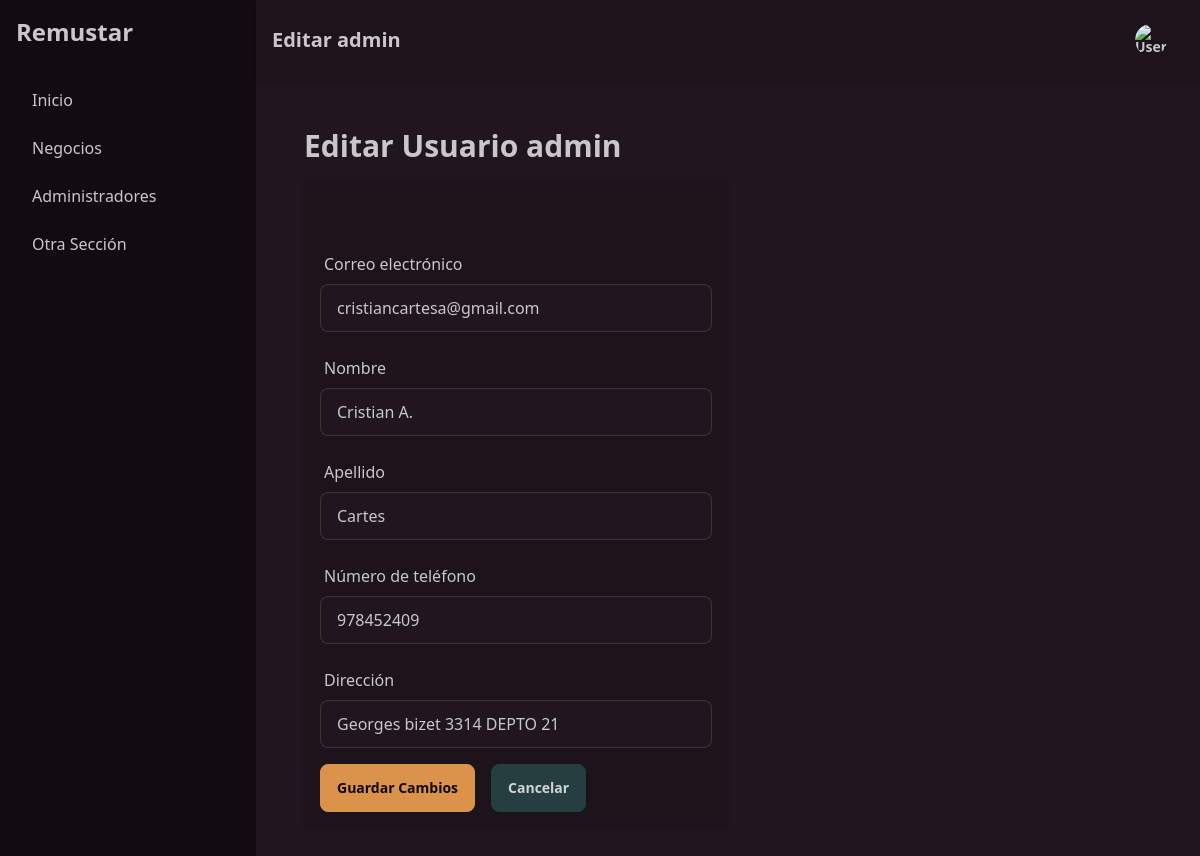
Screenshot of /users/1/edit/ with the database file from the repository.
### gestion_remustar/models.py (models this page shows, shortened)
class CustomUser(AbstractUser):
    id_business = models.ForeignKey('Business', on_delete=models.SET_NULL, null=True, blank=True, db_column='business_id')
    bio = models.TextField(max_length=500, blank=True)
    phone_number = models.CharField(max_length=20, blank=True)
    address = models.CharField(max_length=100, blank=True)
    comune = models.CharField(max_length=100, blank=True)
    corporative_email = models.EmailField(blank=True)
    birth_date = models.DateField(null=True, blank=True)
    nacionality = models.CharField(max_length=100, blank=True)
    marital_status = models.CharField(max_length=100, blank=True)
    gender = models.IntegerField(choices=((0, 'Masculino'), (1, 'Femenino'), (2, 'Otro')), default=0)

### gestion_remustar/views/user_views.py (the view)
# urls.py: path('users/<int:user_id>/edit/', user_views.user_edit, name='user_edit'),
def user_edit(request, user_id):
    User = get_user_model()  # Obtiene el modelo de usuario
    user = get_object_or_404(User, id=user_id)
    if request.method == 'POST':
        form = CustomUserEditForm(request.POST, instance=user)  # Cargar datos del formulario
        if form.is_valid():
            form.save()  # Guarda todos los campos del formulario
            messages.success(request, 'La información del usuario ha sido actualizada correctamente.')
            return redirect('user_detail', user_id=user.id)
    else:
        form = CustomUserEditForm(instance=user)  # Carga el formulario con los datos del usuario existente
    return render(request, 'gestion_remustar/user_edit.html', {
        'user': user,
        'form': form,
        'title': f'Editar {user.username}'
    })

### gestion_remustar/forms.py
class CustomUserEditForm(UserChangeForm):
    class Meta:
        model = CustomUser
        fields = ('first_name', 'last_name', 'email', 'phone_number', 'address')
        labels = {
            'first_name': 'Nombre',
            'last_name': 'Apellido',
            'email': 'Correo electrónico',
            'phone_number': 'Número de teléfono',
            'address': 'Dirección'
        }
        widgets = {
            'email': forms.EmailInput(attrs={'class': 'input input-bordered w-full'}),
            'first_name': forms.TextInput(attrs={'class': 'input input-bordered w-full'}),
            'last_name': forms.TextInput(attrs={'class': 'input input-bordered w-full'}),
            'phone_number': forms.TextInput(attrs={'class': 'input input-bordered w-full'}),
            'address': forms.TextInput(attrs={'class': 'input input-bordered w-full'}),
        }

### gestion_remustar/context_processors.py (called while the page is built)
def is_admin_or_superadmin(request):
    if request.user.is_authenticated:
        is_admin = request.user.groups.filter(name='Administrador').exists() or request.user.is_superuser
    else:
        is_admin = False
    return {'is_admin_or_superadmin': is_admin}

def have_businesses(request):
    return {'have_businesses': Business.objects.exists()}

### gestion_remustar/templates/gestion_remustar/user_edit.html (shortened to what this page needs)
{% extends 'admin.html' %}
{% load static %}
{% block main_content %}
<div class="container mx-auto p-6">
    <h1 class="text-3xl font-bold mb-4">Editar Usuario {{ user.username }}</h1>
    <form method="POST" class="space-y-4 w-1/2 bg-base-200 p-4 rounded shadow">
        <div class="form-control">
            <label class="label">{{ form.username.label }}</label>
        </div>
        <div class="form-control">
            <label class="label">{{ form.email.label }}</label>
            {{ form.email }}
        </div>
        <div class="form-control">
            <label class="label">{{ form.first_name.label }}</label>
            {{ form.first_name }}
        </div>
        <div class="form-control">
            <label class="label">{{ form.last_name.label }}</label>
            {{ form.last_name }}
        </div>
        <div class="form-control">
            <label class="label">{{ form.phone_number.label }}</label>
            {{ form.phone_number }}
        </div>
        <div class="form-control">
            <label class="label">{{ form.address.label }}</label>
            {{ form.address }}
        </div>
        <div class="flex space-x-4 mt-4">
            <button type="submit" class="btn btn-primary">Guardar Cambios</button>
            <a href="{% url 'user_detail' user.id %}" class="btn btn-secondary">Cancelar</a>
        </div>
    </form>
</div>
{% endblock %}

### rows the page displays
CustomUser: username "admin", email "cristiancartesa@gmail.com", first_name "Cristian A.", last_name "Cartes", phone_number "978452409", address "Georges bizet 3314 DEPTO 21"

### other values shown
{{ title }} "Editar admin"
